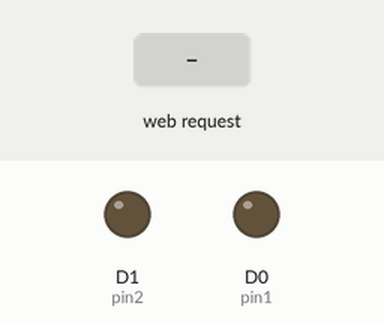
The sketch below on a simulated ESP8266 (NodeMCU). On the bench: output pins drawn as LEDs (lit = HIGH). Inputs (shaded band) come from the test bench. WiFi joins after 1.5 s; servers stay silent unless stated; what the sketch prints to the serial monitor is not drawn.

Above: at 3.2 s.
3.3 s: HTTP request GET /pin1on received
At 4.2 s:
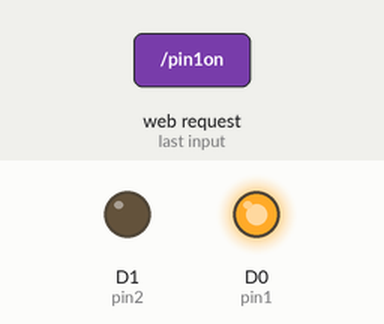
4.8 s: HTTP request GET /pin2on received
At 5.3 s:
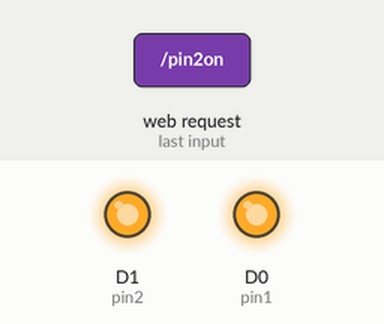
6.3 s: HTTP request GET /pin1off received
At 7.5 s:
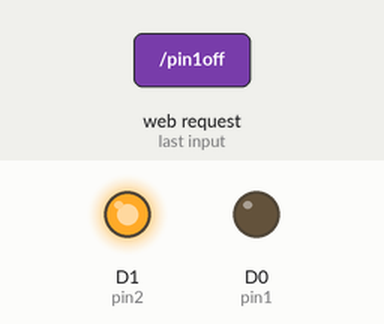
7.8 s: HTTP request GET /pin2off received
At 8.8 s:
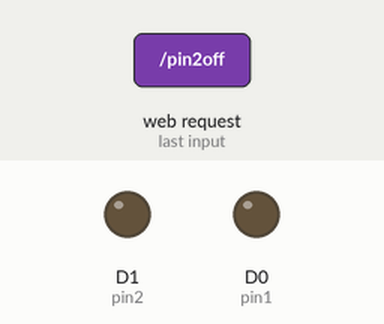
Timing chart, 0 to 10.3 s (numbered marks = the images above; inputs shaded):
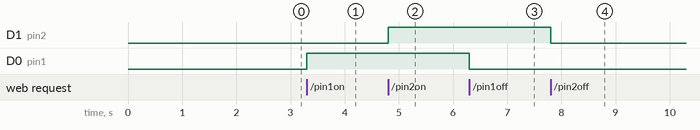

The sketch:

Firmware.ino
```cpp
#include <ESP8266WiFi.h>
#include <ESP8266WebServer.h>


const char *ssid = "";
const char *password = "";

ESP8266WebServer server(80);

uint8_t pin1=D0;
uint8_t pin2=D1;


bool pin1_status=false, pin2_status=false;

void setup() {
  Serial.begin(115200);
  Serial.println();
  Serial.print("Connecting to ");
  Serial.print(ssid);

  pinMode(pin1,OUTPUT);
  pinMode(pin2,OUTPUT);

  WiFi.begin(ssid,password);


  while(WiFi.status()!=WL_CONNECTED)
  {
    delay(1000);
    Serial.print(".");
  }
  Serial.println("");
  Serial.print("WiFi Connected with IP Address: ");
  Serial.println(WiFi.localIP());

   server.on("/",handle_OnConnect);
  server.on("/pin1on",handle_pin1on);
  server.on("/pin1off",handle_pin1off);
  server.on("/pin2on",handle_pin2on);
  server.on("/pin2off",handle_pin2off);
  server.onNotFound(handle_NotFound);

  server.begin();
  Serial.println("HTTP Server Started");
}

void loop() {

  if(WiFi.status()==WL_CONNECTED)
  {
    server.handleClient();


    if(pin1_status==false)
    {
      digitalWrite(pin1,LOW);
    }
    else
    {
      digitalWrite(pin1,HIGH);
    }

    if(pin2_status==false)
    {
      digitalWrite(pin2,LOW);
    }
    else
    {
      digitalWrite(pin2,HIGH);
    }


  }
  else
  {
    Serial.println("WiFi Disconnected!!!");
    Serial.print("Trying to establish the connection...");

    while(WiFi.status()!=WL_CONNECTED)
    {
      delay(1000);
      Serial.print(".");
    }
    Serial.println("");
    Serial.print("WiFi Connected with IP Address: ");
    Serial.println(WiFi.localIP());
  }
}

void handle_OnConnect()
{
  Serial.println("Client Connected");
  server.send(200, "text/html", HTML());
}

void handle_pin1on()
{
  Serial.println("PIN1 ON");
  pin1_status=true;
  server.send(200, "text/html", HTML());
}

void handle_pin1off()
{
  Serial.println("PIN1 OFF");
  pin1_status=false;
  server.send(200, "text/html", HTML());
}

void handle_pin2on()
{
  Serial.println("PIN2 ON");
  pin2_status=true;
  server.send(200, "text/html", HTML());
}

void handle_pin2off()
{
  Serial.println("PIN2 OFF");
  pin2_status=false;
  server.send(200, "text/html", HTML());
}
void handle_NotFound()
{
  server.send(404, "text/plain", "Not found");
}

String HTML()
{
  String msg="<!DOCTYPE html> <html>\n";
  msg+="<head><meta name=\"viewport\" content=\"width=device-width, initial-scale=1.0, user-scalable=no\">\n";
  msg+="<title>Control</title>\n";
  msg+="<style>html{font-family:Helvetica; display:inline-block; margin:0px auto; text-align:center;}\n";
  msg+="body{margin-top: 50px;} h1{color: #444444; margin: 50px auto 30px;} h3{color:#444444; margin-bottom: 50px;}\n";
  msg+=".button{display:block; width:80px; background-color:#f48100; border:none; color:white; padding: 13px 30px; text-decoration:none; font-size:25px; margin: 0px auto 35px; cursor:pointer; border-radius:4px;}\n";
  msg+=".button-on{background-color:#f48100;}\n";
  msg+=".button-on:active{background-color:#f48100;}\n";
  msg+=".button-off{background-color:#26282d;}\n";
  msg+=".button-off:active{background-color:#26282d;}\n";
  msg+="</style>\n";
  msg+="</head>\n";
  msg+="<body>\n";
  msg+="<h1>ESP8266 RC Car</h1>\n";

  if(pin1_status==false)
  {
    msg+="<p>Left: OFF</p><a class=\"button button-on\" href=\"/pin1on\">ON</a>\n";
  }
  else
  {
    msg+="<p>Left: ON</p><a class=\"button button-off\" href=\"/pin1off\">OFF</a>\n";
  }

  if(pin2_status==false)
  {
    msg+="<p>Right: OFF</p><a class=\"button button-on\" href=\"/pin2on\">ON</a>\n";
  }
  else
  {
    msg+="<p>Right: ON</p><a class=\"button button-off\" href=\"/pin2off\">OFF</a>\n";
  }


  msg+="</body>\n";
  msg+="</html>\n";
  return msg;
}
```

Measured:
- after the input at 3.3 s, D0 (pin1): LOW → HIGH at once
- after the input at 4.8 s, D1 (pin2): LOW → HIGH at once
- after the input at 6.3 s, D0 (pin1): HIGH → LOW at once
- after the input at 7.8 s, D1 (pin2): HIGH → LOW at once
